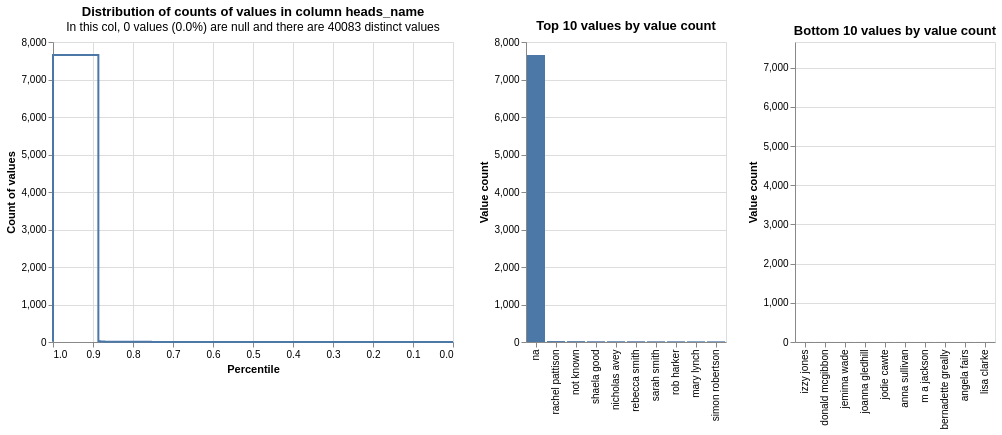

Notebook code for this chart:
### Code cell
profile_columns(gias, db_api=db_api, column_expressions=["heads_name"])

### Figure 1 — Vega-Lite specification as saved in the notebook (floating-point values rounded to 4 significant figures)
{"config": {"view": {"continuousWidth": 400, "continuousHeight": 300}}, "vconcat": [{"hconcat": [{"mark": {"type": "line", "interpolate": "step-before"}, "data": {"values": [{"percentile_ex_nulls": 0.8593, "percentile_inc_nulls": 0.8593, "value_count": 8, "group_name": "heads_name", "total_non_null_rows": 67513, "total_rows_inc_nulls": 67513, "sum_tokens_in_value_count_group": 432, "distinct_value_count": 40083}, {"percentile_ex_nulls": 0.8499, "percentile_inc_nulls": 0.8499, "value_count": 7, "group_name": "heads_name", "total_non_null_rows": 67513, "total_rows_inc_nulls": 67513, "sum_tokens_in_value_count_group": 637, "distinct_value_count": 40083}, {"percentile_ex_nulls": 0.833, "percentile_inc_nulls": 0.833, "value_count": 6, "group_name": "heads_name", "total_non_null_rows": 67513, "total_rows_inc_nulls": 67513, "sum_tokens_in_value_count_group": 1140, "distinct_value_count": 40083}, {"percentile_ex_nulls": 0.8096, "percentile_inc_nulls": 0.8096, "value_count": 5, "group_name": "heads_name", "total_non_null_rows": 67513, "total_rows_inc_nulls": 67513, "sum_tokens_in_value_count_group": 1580, "distinct_value_count": 40083}, {"percentile_ex_nulls": 0.7554, "percentile_inc_nulls": 0.7554, "value_count": 4, "group_name": "heads_name", "total_non_null_rows": 67513, "total_rows_inc_nulls": 67513, "sum_tokens_in_value_count_group": 3660, "distinct_value_count": 40083}, {"percentile_ex_nulls": 0.6434, "percentile_inc_nulls": 0.6434, "value_count": 3, "group_name": "heads_name", "total_non_null_rows": 67513, "total_rows_inc_nulls": 67513, "sum_tokens_in_value_count_group": 7560, "distinct_value_count": 40083}, {"percentile_ex_nulls": 0.4195, "percentile_inc_nulls": 0.4195, "value_count": 2, "group_name": "heads_name", "total_non_null_rows": 67513, "total_rows_inc_nulls": 67513, "sum_tokens_in_value_count_group": 15112, "distinct_value_count": 40083}, {"percentile_ex_nulls": 0.0, "percentile_inc_nulls": 0.0, "value_count": 1, "group_name": "heads_name", "total_non_null_rows": 67513, "total_rows_inc_nulls": 67513, "sum_tokens_in_value_count_group": 28324, "distinct_value_count": 40083}, {"percentile_ex_nulls": 0.8866, "percentile_inc_nulls": 0.8866, "value_count": 7656, "group_name": "heads_name", "total_non_null_rows": 67513, "total_rows_inc_nulls": 67513, "sum_tokens_in_value_count_group": 7656, "distinct_value_count": 40083}, {"percentile_ex_nulls": 0.8862, "percentile_inc_nulls": 0.8862, "value_count": 25, "group_name": "heads_name", "total_non_null_rows": 67513, "total_rows_inc_nulls": 67513, "sum_tokens_in_value_count_group": 25, "distinct_value_count": 40083}, {"percentile_ex_nulls": 0.8859, "percentile_inc_nulls": 0.8859, "value_count": 23, "group_name": "heads_name", "total_non_null_rows": 67513, "total_rows_inc_nulls": 67513, "sum_tokens_in_value_count_group": 23, "distinct_value_count": 40083}, {"percentile_ex_nulls": 0.885, "percentile_inc_nulls": 0.885, "value_count": 20, "group_name": "heads_name", "total_non_null_rows": 67513, "total_rows_inc_nulls": 67513, "sum_tokens_in_value_count_group": 60, "distinct_value_count": 40083}, {"percentile_ex_nulls": 0.8844, "percentile_inc_nulls": 0.8844, "value_count": 19, "group_name": "heads_name", "total_non_null_rows": 67513, "total_rows_inc_nulls": 67513, "sum_tokens_in_value_count_group": 38, "distinct_value_count": 40083}, {"percentile_ex_nulls": 0.8828, "percentile_inc_nulls": 0.8828, "value_count": 18, "group_name": "heads_name", "total_non_null_rows": 67513, "total_rows_inc_nulls": 67513, "sum_tokens_in_value_count_group": 108, "distinct_value_count": 40083}, {"percentile_ex_nulls": 0.8821, "percentile_inc_nulls": 0.8821, "value_count": 17, "group_name": "heads_name", "total_non_null_rows": 67513, "total_rows_inc_nulls": 67513, "sum_tokens_in_value_count_group": 51, "distinct_value_count": 40083}, {"percentile_ex_nulls": 0.8811, "percentile_inc_nulls": 0.8811, "value_count": 16, "group_name": "heads_name", "total_non_null_rows": 67513, "total_rows_inc_nulls": 67513, "sum_tokens_in_value_count_group": 64, "distinct_value_count": 40083}, {"percentile_ex_nulls": 0.8798, "percentile_inc_nulls": 0.8798, "value_count": 15, "group_name": "heads_name", "total_non_null_rows": 67513, "total_rows_inc_nulls": 67513, "sum_tokens_in_value_count_group": 90, "distinct_value_count": 40083}, {"percentile_ex_nulls": 0.8786, "percentile_inc_nulls": 0.8786, "value_count": 14, "group_name": "heads_name", "total_non_null_rows": 67513, "total_rows_inc_nulls": 67513, "sum_tokens_in_value_count_group": 84, "distinct_value_count": 40083}, {"percentile_ex_nulls": 0.8772, "percentile_inc_nulls": 0.8772, "value_count": 13, "group_name": "heads_name", "total_non_null_rows": 67513, "total_rows_inc_nulls": 67513, "sum_tokens_in_value_count_group": 91, "distinct_value_count": 40083}, {"percentile_ex_nulls": 0.8754, "percentile_inc_nulls": 0.8754, "value_count": 12, "group_name": "heads_name", "total_non_null_rows": 67513, "total_rows_inc_nulls": 67513, "sum_tokens_in_value_count_group": 120, "distinct_value_count": 40083}, {"percentile_ex_nulls": 0.872, "percentile_inc_nulls": 0.872, "value_count": 11, "group_name": "heads_name", "total_non_null_rows": 67513, "total_rows_inc_nulls": 67513, "sum_tokens_in_value_count_group": 231, "distinct_value_count": 40083}, {"percentile_ex_nulls": 0.8701, "percentile_inc_nulls": 0.8701, "value_count": 10, "group_name": "heads_name", "total_non_null_rows": 67513, "total_rows_inc_nulls": 67513, "sum_tokens_in_value_count_group": 130, "distinct_value_count": 40083}, {"percentile_ex_nulls": 0.8657, "percentile_inc_nulls": 0.8657, "value_count": 9, "group_name": "heads_name", "total_non_null_rows": 67513, "total_rows_inc_nulls": 67513, "sum_tokens_in_value_count_group": 297, "distinct_value_count": 40083}, {"percentile_ex_nulls": 1.0, "percentile_inc_nulls": 1.0, "value_count": 8, "group_name": "heads_name", "total_non_null_rows": 67513, "total_rows_inc_nulls": 67513, "sum_tokens_in_value_count_group": 432, "distinct_value_count": 40083}]}, "encoding": {"tooltip": [{"field": "value_count", "type": "quantitative"}, {"field": "percentile_ex_nulls", "type": "quantitative"}, {"field": "percentile_inc_nulls", "type": "quantitative"}, {"field": "total_non_null_rows", "type": "quantitative"}, {"field": "total_rows_inc_nulls", "type": "quantitative"}], "x": {"field": "percentile_ex_nulls", "sort": "descending", "title": "Percentile", "type": "quantitative"}, "y": {"field": "value_count", "title": "Count of values", "type": "quantitative"}}, "title": {"text": "Distribution of counts of values in column heads_name", "subtitle": "In this col, 0 values (0.0%) are null and there are 40083 distinct values"}}, {"mark": "bar", "data": {"values": [{"value_count": 7656, "group_name": "heads_name", "value": "na", "total_non_null_rows": 67513, "total_rows_inc_nulls": 67513, "distinct_value_count": 40083}, {"value_count": 25, "group_name": "heads_name", "value": "rachel pattison", "total_non_null_rows": 67513, "total_rows_inc_nulls": 67513, "distinct_value_count": 40083}, {"value_count": 23, "group_name": "heads_name", "value": "not known", "total_non_null_rows": 67513, "total_rows_inc_nulls": 67513, "distinct_value_count": 40083}, {"value_count": 20, "group_name": "heads_name", "value": "shaela good", "total_non_null_rows": 67513, "total_rows_inc_nulls": 67513, "distinct_value_count": 40083}, {"value_count": 20, "group_name": "heads_name", "value": "nicholas avey", "total_non_null_rows": 67513, "total_rows_inc_nulls": 67513, "distinct_value_count": 40083}, {"value_count": 20, "group_name": "heads_name", "value": "rebecca smith", "total_non_null_rows": 67513, "total_rows_inc_nulls": 67513, "distinct_value_count": 40083}, {"value_count": 19, "group_name": "heads_name", "value": "sarah smith", "total_non_null_rows": 67513, "total_rows_inc_nulls": 67513, "distinct_value_count": 40083}, {"value_count": 19, "group_name": "heads_name", "value": "rob harker", "total_non_null_rows": 67513, "total_rows_inc_nulls": 67513, "distinct_value_count": 40083}, {"value_count": 18, "group_name": "heads_name", "value": "mary lynch", "total_non_null_rows": 67513, "total_rows_inc_nulls": 67513, "distinct_value_count": 40083}, {"value_count": 18, "group_name": "heads_name", "value": "simon robertson", "total_non_null_rows": 67513, "total_rows_inc_nulls": 67513, "distinct_value_count": 40083}]}, "encoding": {"tooltip": [{"field": "value", "type": "nominal"}, {"field": "value_count", "type": "quantitative"}, {"field": "total_non_null_rows", "type": "quantitative"}, {"field": "total_rows_inc_nulls", "type": "quantitative"}], "x": {"field": "value", "sort": "-y", "title": null, "type": "nominal"}, "y": {"field": "value_count", "title": "Value count", "type": "quantitative"}}, "title": "Top 10 values by value count"}, {"mark": "bar", "data": {"values": [{"value_count": 1, "group_name": "heads_name", "value": "izzy jones", "total_non_null_rows": 67513, "total_rows_inc_nulls": 67513, "distinct_value_count": 40083}, {"value_count": 1, "group_name": "heads_name", "value": "donald mcgibbon", "total_non_null_rows": 67513, "total_rows_inc_nulls": 67513, "distinct_value_count": 40083}, {"value_count": 1, "group_name": "heads_name", "value": "jemima wade", "total_non_null_rows": 67513, "total_rows_inc_nulls": 67513, "distinct_value_count": 40083}, {"value_count": 1, "group_name": "heads_name", "value": "joanna gledhill", "total_non_null_rows": 67513, "total_rows_inc_nulls": 67513, "distinct_value_count": 40083}, {"value_count": 1, "group_name": "heads_name", "value": "jodie cawte", "total_non_null_rows": 67513, "total_rows_inc_nulls": 67513, "distinct_value_count": 40083}, {"value_count": 1, "group_name": "heads_name", "value": "anna sullivan", "total_non_null_rows": 67513, "total_rows_inc_nulls": 67513, "distinct_value_count": 40083}, {"value_count": 1, "group_name": "heads_name", "value": "m a jackson", "total_non_null_rows": 67513, "total_rows_inc_nulls": 67513, "distinct_value_count": 40083}, {"value_count": 1, "group_name": "heads_name", "value": "bernadette greally", "total_non_null_rows": 67513, "total_rows_inc_nulls": 67513, "distinct_value_count": 40083}, {"value_count": 1, "group_name": "heads_name", "value": "angela fairs", "total_non_null_rows": 67513, "total_rows_inc_nulls": 67513, "distinct_value_count": 40083}, {"value_count": 1, "group_name": "heads_name", "value": "lisa clarke", "total_non_null_rows": 67513, "total_rows_inc_nulls": 67513, "distinct_value_count": 40083}]}, "encoding": {"tooltip": [{"field": "value", "type": "nominal"}, {"field": "value_count", "type": "quantitative"}, {"field": "total_non_null_rows", "type": "quantitative"}, {"field": "total_rows_inc_nulls", "type": "quantitative"}], "x": {"field": "value", "sort": "-y", "title": null, "type": "nominal"}, "y": {"field": "value_count", "scale": {"domain": [0, 7656]}, "title": "Value count", "type": "quantitative"}}, "title": "Bottom 10 values by value count"}]}], "$schema": "https://vega.github.io/schema/vega-lite/v5.9.3.json"}
